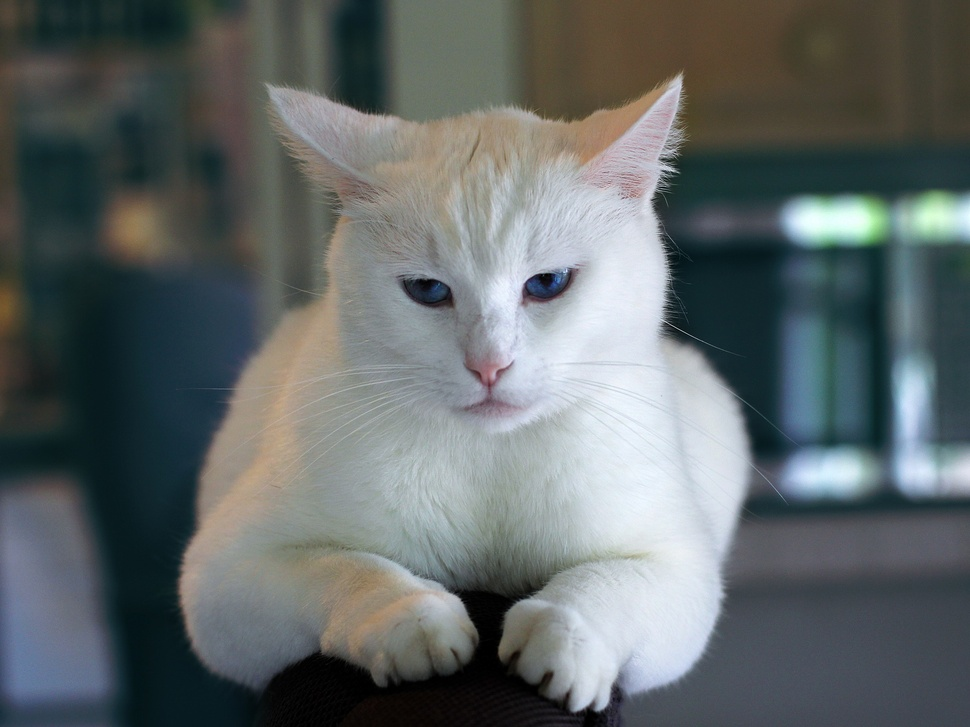
#> input picture scripts/funciones_python/muestra.jpg, 970 x 727 px, shrunk from 1920 x 1440 before the run, found by its file name
$ python rotar_derecha.py
#> lines starting #> are read from the running program, lines starting #| are printed output that depends on the picture
# -*- coding: utf-8 -*-
"""
Created on Thu Feb  8 09:06:01 2024

@author: USUARIO
"""
from PIL import Image

def rotar_derecha(imagen_path):
    """Rota a la derecha una imagen cuadrada.

    Args:
        imagen_path (str): Ruta de la imagen a rotar.

    Returns:
        PIL.Image: Imagen rotada a la derecha.
    """
#> called with imagen_path = 'muestra.jpg'
    imagen = Image.open(imagen_path)
#> imagen is the input picture: PIL image 970x727 RGB; mean R, G, B 97.5, 104.4, 104.8
    imagen_rotada = imagen.transpose(Image.ROTATE_270)
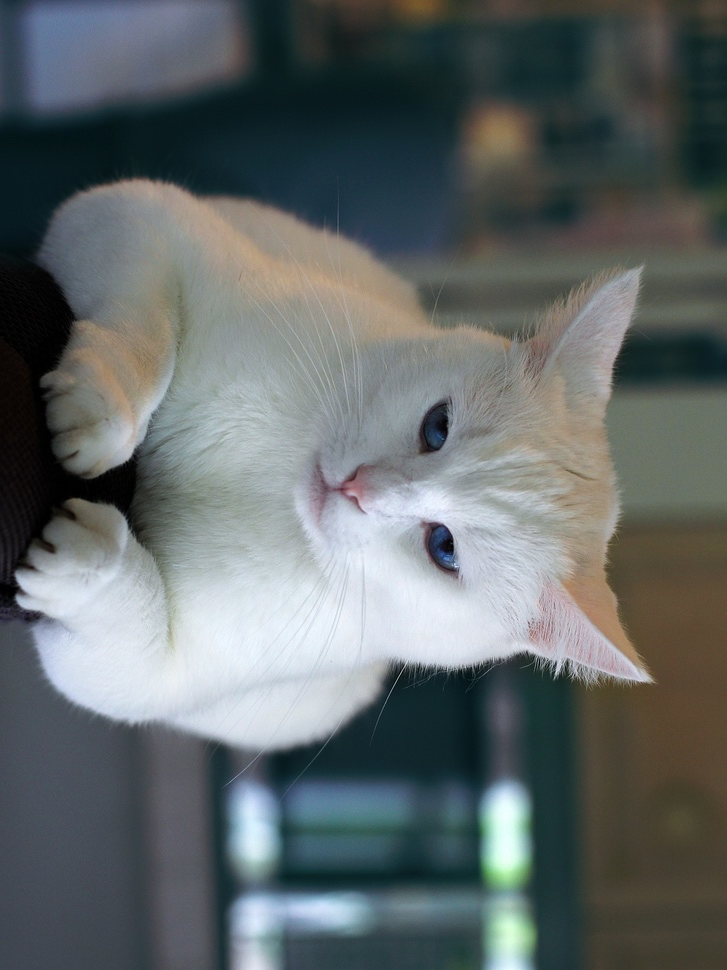
#> imagen_rotada: PIL image 727x970 RGB; mean R, G, B 97.5, 104.4, 104.8
    return imagen_rotada

# Ruta de la imagen "muestra.jpg"
imagen_path = "muestra.jpg"

# Rotar la imagen a la derecha
imagen_rotada = rotar_derecha(imagen_path)

# Mostrar la imagen original y la imagen rotada
imagen_rotada.show()
